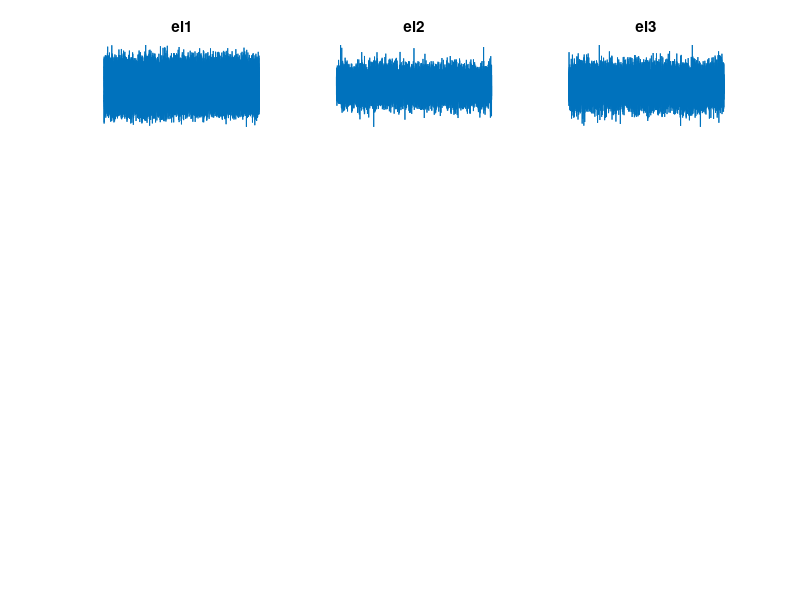

Recreate this plot in MATLAB. (Note: this script raises an error after producing the figure.)
% pr14_2.m
% Demo DTF based on signals generated with function Simulated_Signal,
% These signals are saved in File test.mat
% !! the function regres must be in the directory to detrend the data !!

% This program steps with 20 s windows (duration) through 
% each of three 40 s signals (el1, el2, el3). 
% These 20 second windows move ahead with steps of 5s (increment). 
% So there is 15s overlap between the 20 s analysis windows)
% Within each window of 20 seconds, the average (cross)spectra 
% are computed from fft-analysis epochs of 128 points (step).

% NOTE: THIS PROGRAM IS NOT OPTIMIZED.

clear;
load test                   % load the data with 40 s input traces el1 - el3

% Parameters
cmd0=['N=length(el1)'];     % Determine the length of the signal
eval([cmd0 ';'])
sample_rate=400;            % 400 Hz sample rate
duration=20;                % duration of the total analysis window in seconds
step=128;                   % # of points in the FFT analysis window
increment=5;                % steps of the nalyis window in seconds
dt=1/sample_rate;           % sample interval
fNyq=sample_rate/2;         % Nyquist frequency
df=1/(step*dt);             % Frequency step for the FFT
f=0:df:fNyq;                % Frequency axis for the FFT

% Plot the three signals el1 - el3 in the top panels
figure
subplot(4,3,1);
plot(el1);hold;axis([0 N min(el1) max(el1)]);
t=['el1'];title(t);
axis('off');
subplot(4,3,2);
plot(el2);hold;axis([0 N min(el2) max(el2)]);
t=['el2'];title(t);
axis('off');
subplot(4,3,3);
plot(el3);hold;axis([0 N min(el3) max(el3)]);
t=['el3'];title(t);
axis('off');

% MAIN LOOP: STEPPING THROUGH THE DATA & COMPUTING THE (CROSS)SPECTRA
count=0;
for w=1:increment*sample_rate:N-duration*sample_rate
    % Move data window into x, y, z
    x=el1(w:w+duration*sample_rate-1);    
    y=el2(w:w+duration*sample_rate-1);
    z=el3(w:w+duration*sample_rate-1);

    % Initialize the Cross-Spectral arrays for averaging
    Sxx=zeros(1,step);
    Syy=Sxx;
    Szz=Sxx;
    Sxy=Sxx;
    Sxz=Sxx;
    Syz=Sxx;

    % SECOND LOOP TO COMPUTE AVERAGE (CROSS)SPECTRA
    xtemp=0:step-1;
    for i=1:step:sample_rate*duration-step;
        % pre-processing x
        [m,b,r]=regres(xtemp,x(i:i+step-1));                % Use regression to compute trend
        trend=m*xtemp+b;
        x(i:i+step-1)=x(i:i+step-1)-trend;                  % detrend
        x(i:i+step-1)=x(i:i+step-1)-mean(x(i:i+step-1));    % demean
        fx=fft(x(i:i+step-1).*hann(step)');                 % windowed fft
        % pre-processing y
        [m,b,r]=regres(xtemp,y(i:i+step-1));                
        trend=m*xtemp+b;
        y(i:i+step-1)=y(i:i+step-1)-trend;
        y(i:i+step-1)=y(i:i+step-1)-mean(y(i:i+step-1));
        fy=fft(y(i:i+step-1).*hann(step)');
        % pre-processing z
        [m,b,r]=regres(xtemp,z(i:i+step-1));                
        trend=m*xtemp+b;
        z(i:i+step-1)=z(i:i+step-1)-trend;
        z(i:i+step-1)=z(i:i+step-1)-mean(z(i:i+step-1));
        fz=fft(z(i:i+step-1).*hann(step)');
        % compute all 9 spectra which are proportinal with |H|^2, Eq (14.6c)
        Sxx=Sxx+fx.*conj(fx); 
        Syy=Syy+fy.*conj(fy);
        Szz=Szz+fz.*conj(fz);
        Sxy=Sxy+fx.*conj(fy);
        Sxz=Sxz+fx.*conj(fz);
        Syz=Syz+fy.*conj(fz);
        Syx=conj(Sxy);
        Szx=conj(Sxz);
        Szy=conj(Syz);

    end;
    % Compute the power
    S11=abs(Sxx).^2;
    S12=abs(Sxy).^2;
    S13=abs(Sxz).^2;
    S21=abs(Syx).^2;
    S22=abs(Syy).^2;
    S23=abs(Syz).^2;
    S31=abs(Szx).^2;
    S32=abs(Szy).^2;
    S33=abs(Szz).^2;
    
    % Normalize
    NS11=S11./max(S11); % on diagonal the normalized power spectrum, Eq (14.7)
    NS12=S12./(S11+S12+S13);
    NS13=S13./(S11+S12+S13);
    NS21=S21./(S21+S22+S23);
    NS22=S22./max(S22); % on diagonal the normalized power spectrum, Eq (14.7)
    NS23=S23./(S21+S22+S23);
    NS31=S31./(S31+S32+S33);
    NS32=S32./(S31+S32+S33);
    NS33=S33./max(S33); % on diagonal the normalized power spectrum, Eq (14.7)

    count=count+1;

    % Plot the results in the corresponding panels and
    % superimpose the results for different epochs
    
    % Titles for the panels
    ttle1=[' ' num2str(count) ' '  'Spectrum  el1'];
    ttle2=' el2 ->  el1';
    ttle3=' el3 ->  el1';
    ttle4=' el1 ->  el2';
    ttle5=' Spectrum  el2';
    ttle6=' el3 ->  el2';
    ttle7=' el1 ->  el3';
    ttle8=' el2 ->  el3';
    ttle9=' Spectrum  el3';
    
    % Draw a red horizontal line for each 20s analysis window
    Y=[0 0];
    X=[w w+duration*sample_rate];
    XP=[w+1-increment*sample_rate w];
    subplot(4,3,1);plot(X,Y,'r');if (count > 1);plot(XP,Y);end;
    subplot(4,3,2);plot(X,Y,'r');if (count > 1);plot(XP,Y);end;
    subplot(4,3,3);plot(X,Y,'r');if (count > 1);plot(XP,Y);end;
    % Plot the (cross)spectral information in the lower 3 x 3 panels
    subplot(4,3,4);hold on; plot(f(1:step/4),NS11(1:step/4),'k');axis([0 60 0 1]);title(ttle1);
    subplot(4,3,5);hold on; plot(f(1:step/4),NS12(1:step/4),'k');axis([0 60 0 1]);title(ttle2);
    subplot(4,3,6);hold on; plot(f(1:step/4),NS13(1:step/4),'k');axis([0 60 0 1]);title(ttle3);
    subplot(4,3,7);hold on; plot(f(1:step/4),NS21(1:step/4),'k');axis([0 60 0 1]);title(ttle4);
    subplot(4,3,8);hold on; plot(f(1:step/4),NS22(1:step/4),'k');axis([0 60 0 1]);title(ttle5);
    subplot(4,3,9);hold on; plot(f(1:step/4),NS23(1:step/4),'k');axis([0 60 0 1]);title(ttle6);
    subplot(4,3,10);hold on; plot(f(1:step/4),NS31(1:step/4),'k');axis([0 60 0 1]);title(ttle7);
    subplot(4,3,11);hold on; plot(f(1:step/4),NS32(1:step/4),'k');axis([0 60 0 1]);title(ttle8);
    subplot(4,3,12);hold on; plot(f(1:step/4),NS33(1:step/4),'k');axis([0 60 0 1]);title(ttle9);
    
    % Force the script to draw the plots and pause for 1 second
    drawnow;
    pause(1);

% END MAIN LOOP
end;



